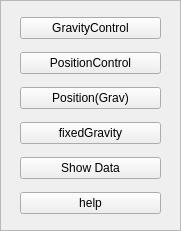
    <widget class="QFrame" name="frame_2">
     <property name="geometry">
      <rect>
       <x>650</x>
       <y>290</y>
       <width>181</width>
       <height>231</height>
      </rect>
     </property>
     <property name="frameShape">
      <enum>QFrame::StyledPanel</enum>
     </property>
     <property name="frameShadow">
      <enum>QFrame::Raised</enum>
     </property>
     <widget class="QWidget" name="verticalLayoutWidget_16">
      <property name="geometry">
       <rect>
        <x>20</x>
        <y>10</y>
        <width>141</width>
        <height>211</height>
       </rect>
      </property>
      <property name="windowTitle">
       <string>Dyros Red UI</string>
      </property>
      <layout class="QVBoxLayout" name="verticalLayout_3">
       <item>
        <widget class="QPushButton" name="gravity_button_4">
         <property name="text">
          <string>GravityControl</string>
         </property>
        </widget>
       </item>
       <item>
        <widget class="QPushButton" name="task_button_4">
         <property name="text">
          <string>PositionControl</string>
         </property>
        </widget>
       </item>
       <item>
        <widget class="QPushButton" name="task_button_5">
         <property name="text">
          <string>Position(Grav)</string>
         </property>
        </widget>
       </item>
       <item>
        <widget class="QPushButton" name="contact_button_4">
         <property name="text">
          <string>fixedGravity</string>
         </property>
        </widget>
       </item>
       <item>
        <widget class="QPushButton" name="data_button_4">
         <property name="text">
          <string>Show Data</string>
         </property>
        </widget>
       </item>
       <item>
        <widget class="QPushButton" name="helpbutton_4">
         <property name="text">
          <string>help</string>
         </property>
        </widget>
       </item>
      </layout>
     </widget>
    </widget>
